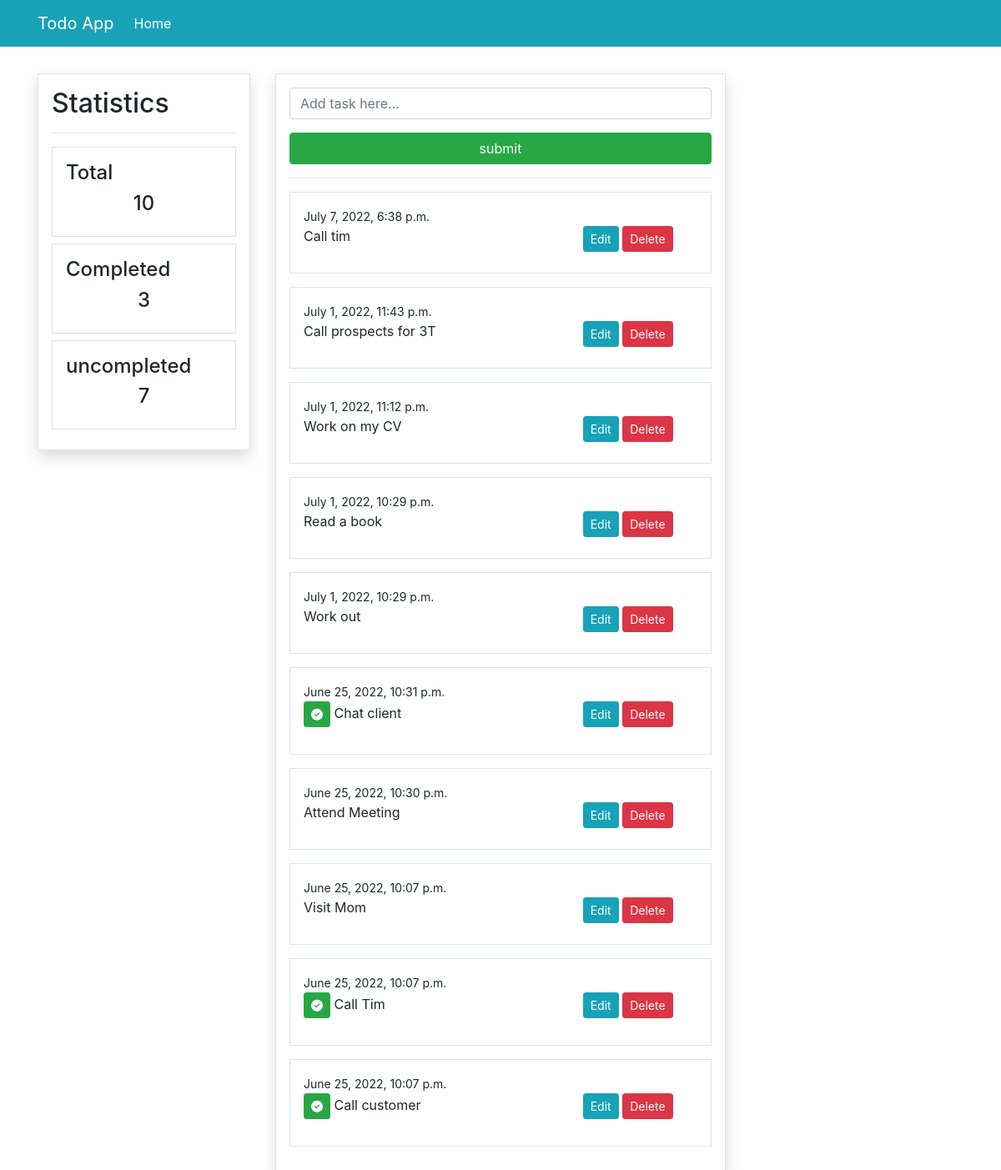
Before: / with the older database file.
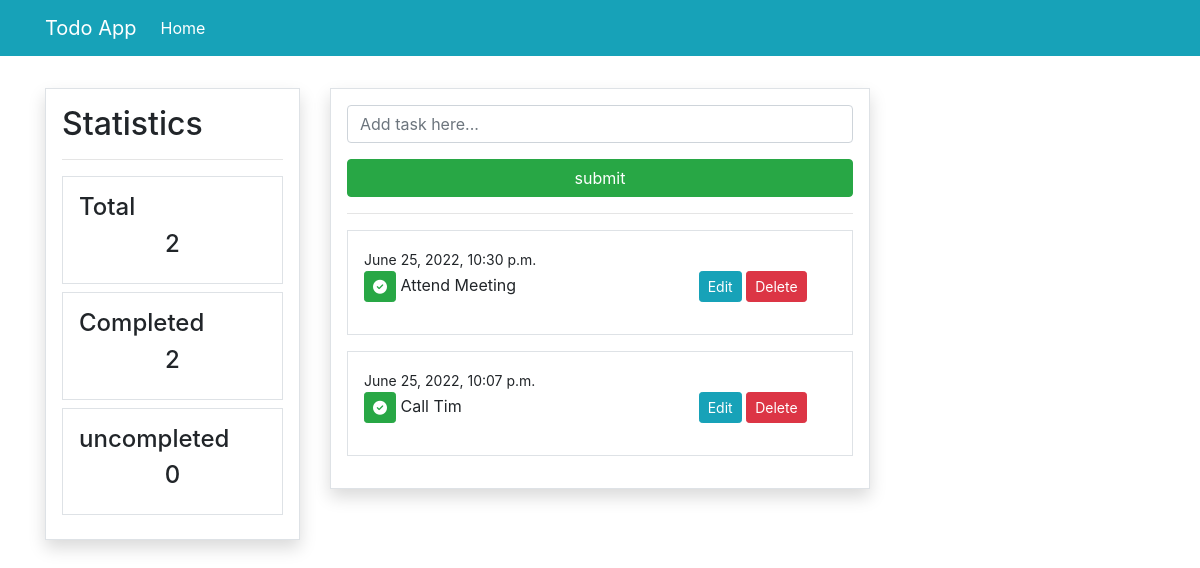
After: the same page with the newer database file.
### todoapp/models.py (models this page shows, shortened)
class Task(models.Model):
    content = models.CharField(max_length=100)
    date = models.DateTimeField(auto_now_add=True)
    complete = models.BooleanField(default=False)
    class Meta:
        ordering = ['-date']

### todoapp/views.py (the view)
# urls.py: path('', views.index, name ='todo-index'),
def index(request):
    todos = Task.objects.all()
    count_todos = todos.count()
    completed_todo = Task.objects.filter(complete=True)
    count_completed_todo = completed_todo.count()
    count_uncompleted_todo = count_todos - count_completed_todo
    if request.method== 'POST':
        form = TaskForm(request.POST)
        if form.is_valid:
            form.save()
            return redirect('/')
    else:
        form = TaskForm()
    context = {
        'todos': todos,
        'form': form,
        'count_todos': count_todos,
        'count_completed_todo': count_completed_todo,
        'count_completed_todo': count_completed_todo,
        'count_uncompleted_todo': count_uncompleted_todo
    }
    return render(request, 'todo/index.html', context)

### todoapp/forms.py
class TaskForm(forms.ModelForm):
    content = forms.CharField(label='', widget=forms.TextInput(attrs={'placeholder':'Add task here...'}))
    class Meta:
        model = Task
        fields = ['content']

### templates/todo/index.html (shortened to what this page needs)
{% extends 'partials/base.html' %}
{% load crispy_forms_tags %}
{% block content %}
    <div class="border p-3 shadow">
        <form method="POST">
            {{ form|crispy }}
            <input class="btn btn-success btn-block" type="submit" value="submit">
        </form>
        <hr>
        {% for todo in todos %}
        <div class="border p-3 mb-3">
            <small>{{todo.date}}</small>
            <div class="row">
                <div class="col-md-8">
                    {% if todo.complete == True %}
                    <p><span class="btn btn-success btn-sm"><i class="fa-solid fa-circle-check"></i></span> {{todo.content}}</p>
                    {% else %}
                    <p>{{todo.content}}</p>
                    {% endif %}
                </div>
                <div class="col-md-4">
                    <a class="btn btn-info btn-sm" href="{% url 'todo-update' todo.id %}">Edit</a>
                    <a class="btn btn-danger btn-sm" href="{% url 'todo-delete' todo.id %}">Delete</a>
                </div>
            </div>
        </div>
        {% endfor %}
    </div>
{% endblock %}

### templates/partials/base.html (shortened to what this page needs)
<!doctype html>
<html lang="en">
  <head>
    <link rel="stylesheet" href="https://cdn.jsdelivr.net/npm/bootstrap@4.6.1/dist/css/bootstrap.min.css">
    <link rel="stylesheet" href="https://cdnjs.cloudflare.com/ajax/libs/font-awesome/6.1.1/css/all.min.css" />
  </head>
  <body>
    {% include 'partials/nav.html' %}
    <div class="container">
      <div class="row mt-3 pt-3">
        <div class="col-md-3">
          {% include 'partials/aside.html' %}
        </div>
        <div class="col-md-6">
          {% block content %}
          {% endblock %}
        </div>
        <div class="col-md-3">
        </div>
      </div>
    </div>
  </body>
</html>

### templates/partials/nav.html (shortened to what this page needs)
<nav class="navbar navbar-expand-lg navbar-info bg-info">
  <div class="container">
    <a class="navbar-brand text-white" href="#">Todo App</a>
    <div class="collapse navbar-collapse text-white" id="navbarSupportedContent">
      <ul class="navbar-nav mr-auto">
        <li class="nav-item active">
          <a class="nav-link text-white" href="{% url 'todo-index' %}">Home <span class="sr-only">(current)</span></a>
        </li>
      </ul>
    </div>
  </div>
</nav>

### templates/partials/aside.html
<div class="border p-3 shadow">
    <h2>Statistics</h2>
    <hr>
    <div class="border p-3 mb-2">
        <h4>Total</h4>
        <h4 class="text-center">{{ count_todos }}</h4>
    </div>
    <div class="border p-3 mb-2">
        <h4>Completed</h4>
        <h4 class="text-center">{{ count_completed_todo }}</h4>
    </div>
    <div class="border p-3 mb-2">
        <h4>uncompleted</h4>
            <h4 class="text-center">{{ count_uncompleted_todo }}</h4>
    </div>
</div>

Changed rows visible on the page:
removed Task: date "July 7, 2022, 6:38 p.m.", content "Call tim"
removed Task: date "July 1, 2022, 11:43 p.m.", content "Call prospects for 3T"
removed Task: date "July 1, 2022, 11:12 p.m.", content "Work on my CV"
removed Task: date "July 1, 2022, 10:29 p.m.", content "Read a book"
removed Task: date "July 1, 2022, 10:29 p.m.", content "Work out"
removed Task: date "June 25, 2022, 10:31 p.m.", content "Chat client"
removed Task: date "June 25, 2022, 10:07 p.m.", content "Visit Mom"
removed Task: date "June 25, 2022, 10:07 p.m.", content "Call customer"
changed Task "Attend Meeting": complete False → True (drawn)
Other visible differences:
{{ count_todos }}: "10" → "2"
{{ count_completed_todo }}: "3" → "2"
{{ count_uncompleted_todo }}: "7" → "0"
